Frame 1 (no input): blank canvas, image omitted
Frame 60 (the mouse pressed at the canvas centre just before this capture): blank canvas, image omitted
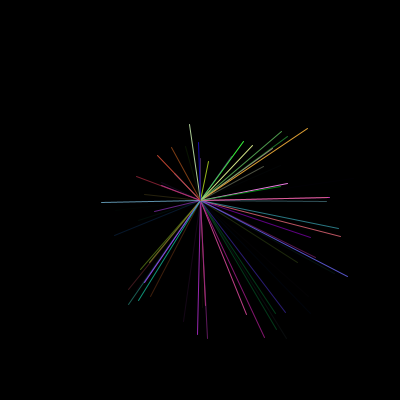
Frame 120 (the mouse held since frame 60 and released just before this capture)

The Processing sketch whose frames 1 and 60 were blank and that drew this single picture after the mouse press (run headless with seeded random() and noise(); from frame 60 on, the mouse is pressed at the canvas centre):

// Processing sketch: processing_98039
// ── processing_98039.pde

float x[] = new float [500];
float y[] = new float [500];
float x1[] = new float [500];
float y1[] = new float [500];
boolean xover = false;
boolean yover = false;
float line[] = new float [500];
int radians = 680;
float [] cos_vals = new float [radians];
float [] sin_vals = new float [radians];
float r = random (20,50);
float angulo=0;
int i=0;
void setup() {
  size(400,400);
  background(0);
  stroke(220,52,190,100);
  
  strokeCap(ROUND); 
  
  smooth();
}
void draw() {
  if (mouseX <= 400 && mouseY <= 400) {
    xover = true; 
    yover = true;
  }
  if (mousePressed) {
    i++;
    if(i>= 500)
      i =0;
    //line(mouseX, mouseY, r*cos(i), r * sin (i));
    //ecuacion de circulo;
    x1[i] = mouseX + (100* cos(angulo)+random(60));
    y1[i] = mouseY +(100* sin(angulo)+random(60));
    angulo=angulo-1;

    line(mouseX, mouseY, x1[i], y1[i]);
    stroke(random(255),random(255),random(255),random(300));
  } 
  else { 
    background (0);

  }

}
